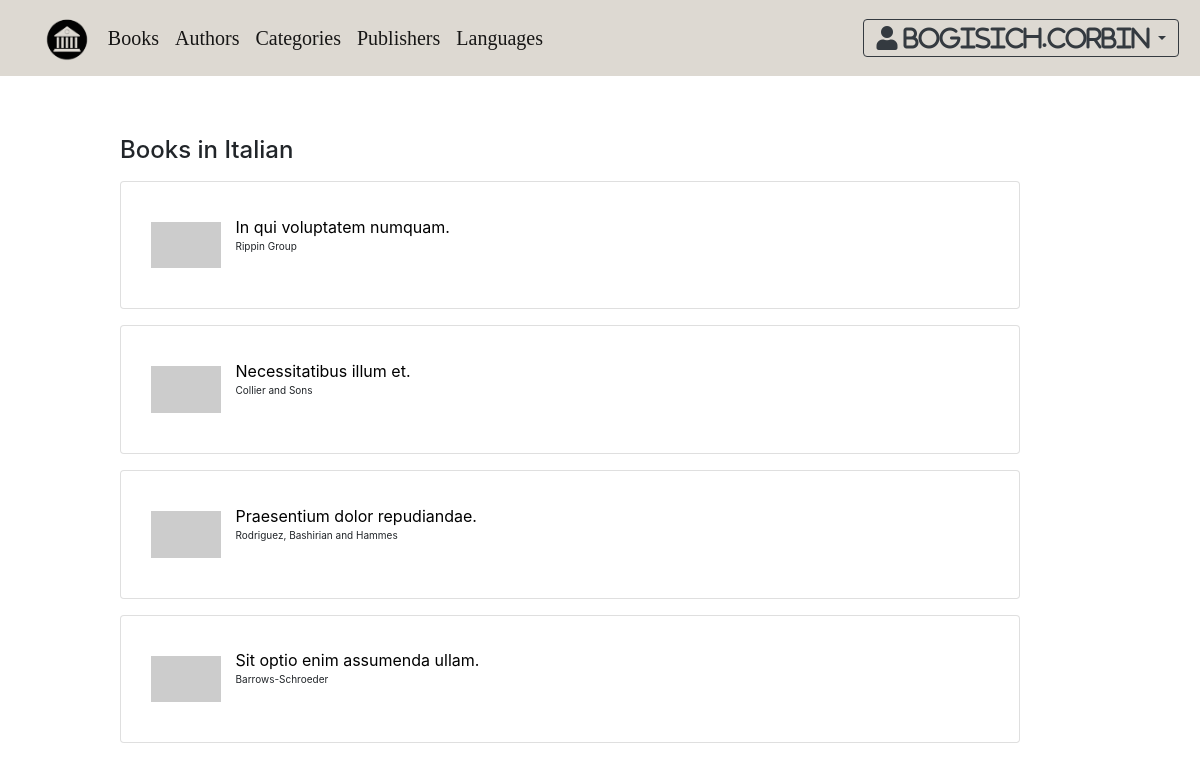
Screenshot of /school_library/language.php?language=Italian (signed in) with the database file from the repository.
### tables this page shows
create table book
(
    ISBN        int          not null
        primary key,
    title       char(255)    null,
    image       char(255)    null,
    publisher   char(255)    null,
    page        int          null,
    summary     varchar(255) null,
    language_id int          null,
    constraint book_language_language_id_fk
        foreign key (language_id) references language (language_id)
)
    collate = utf8mb4_unicode_ci;

### school_library/language.php (the view, shortened to what this page needs)
<?php
$school_id=$_SESSION['id'];
$language = $_GET['language'];
$conn = getDb();
$book = $conn->query("SELECT distinct b.title as title,b.image as image,b.ISBN as ISBN,b.publisher as publisher
FROM book b
inner join language l on b.language_id = l.language_id
inner join inventory i on b.ISBN = i.ISBN
where language='$language' AND school_id=$school_id
order by title;");
?>
<html>
<head>
    <link rel="stylesheet" href="css/bootstrap.min.css">
    <link rel="stylesheet" type="text/css" href="css/custom.css?<?= time() ?>">
    <link rel="stylesheet" href="css/fontawesome.min.css">
    <link rel="stylesheet" href="css/all.min.css">
    <link rel="stylesheet" href="css/jquery-ui.css">
</head>
<body>
<?php include('navbar.php'); ?>
<h4 style="margin-top: 5%; margin-left: 10%;">Books in <?= $language?> </h4>
<?php foreach($book as $item):
    $isbn = $item['ISBN'];?>
    <div style="display: flex; flex-direction: row; margin-left: 10%;" class = "card my-3 w-75">
        <div class = "card-body text-left">
            <img
                src="<?= $item['image'] ?>"
                vspace="20"
                hspace="10"
                width="70"
            >
            <div style="display: inline-block; flex-direction: column;">
                <a style="color: black;" href="book.php?ISBN=<?=$isbn?>"><?php echo $item['title'] ?></a>
                <div style="font-size: 10px;"> <?php echo $item['publisher'] ?></div>
            </div>
        </div>
    </div>
<?php endforeach; ?>
</body>

### school_library/css/custom.css (style rules this page uses)
:root { --border:5px solid black; }
::placeholder { opacity: 0.5; }

### rows the page displays
book: title "In qui voluptatem numquam.", publisher "Rippin Group"
book: title "Necessitatibus illum et.", publisher "Collier and Sons"
book: title "Praesentium dolor repudiandae.", publisher "Rodriguez, Bashirian and Hammes"
book: title "Sit optio enim assumenda ullam.", publisher "Barrows-Schroeder"

### other values shown
$_SESSION['username'] "bogisich.corbin"
$language "Italian"
